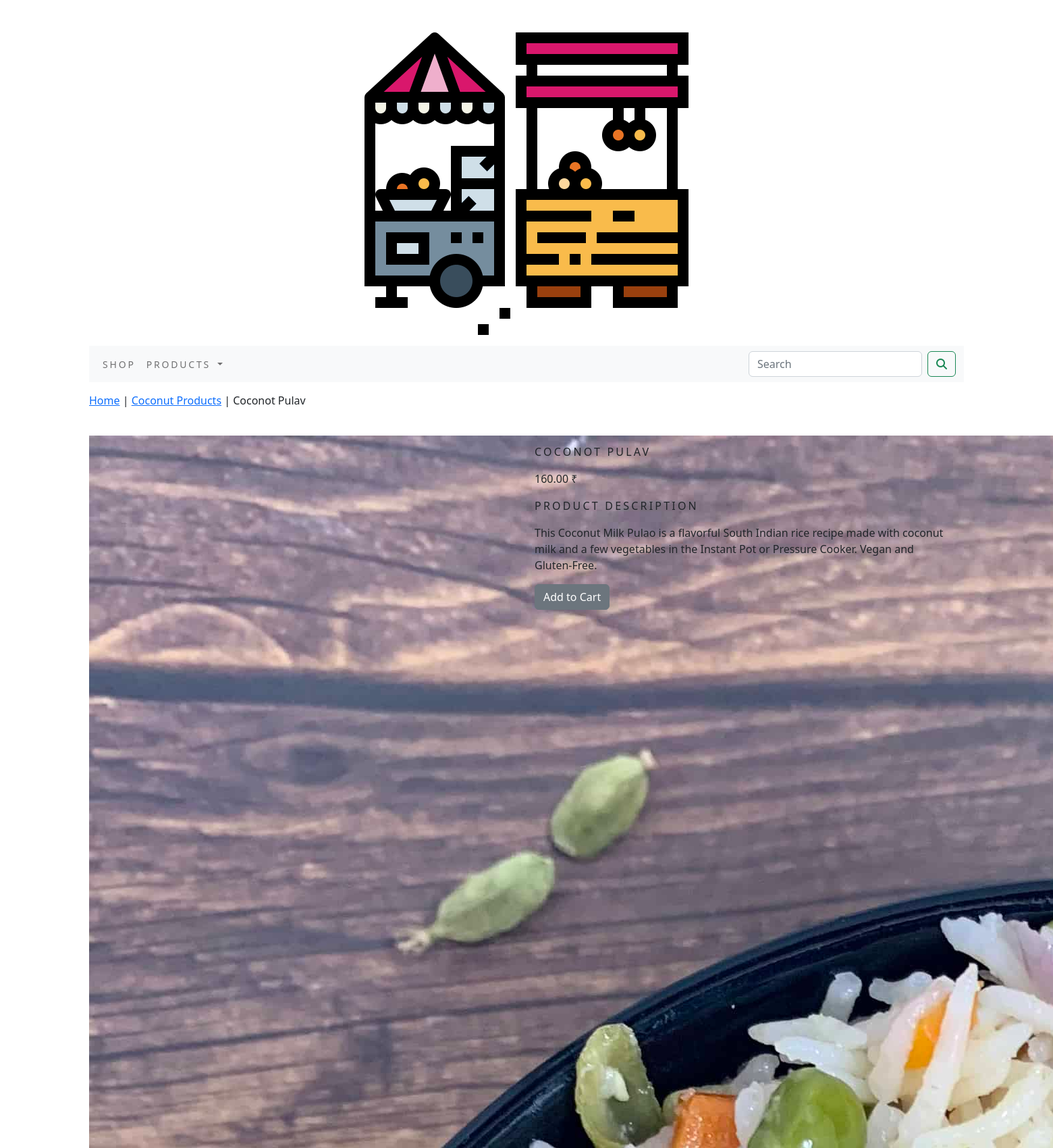
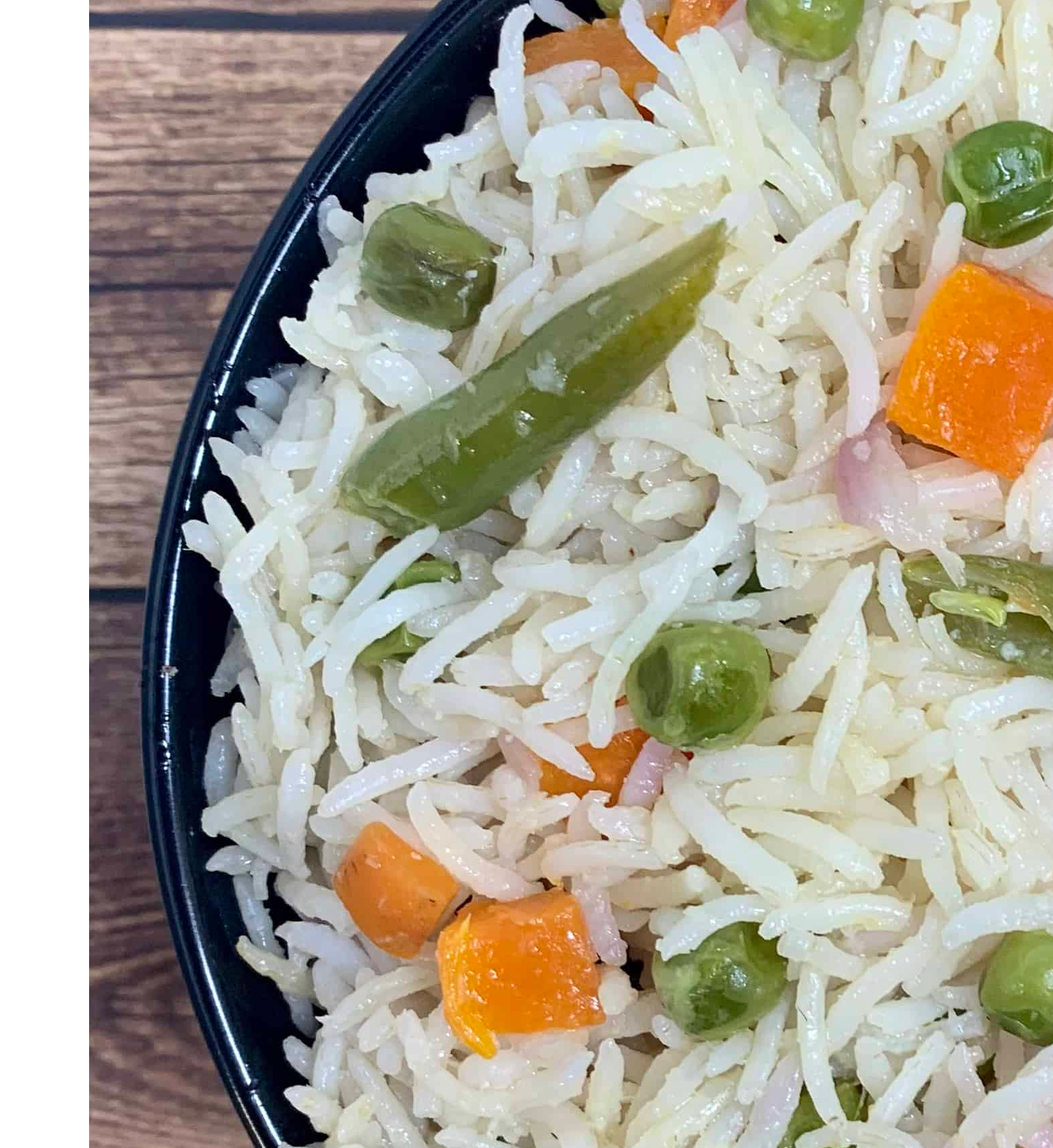
/shop/coconut-products/coconot-pulav (upper part), run on the app's committed database (2 pictures, top to bottom).
### shop/models.py (models this page shows, shortened)
class Product(models.Model):
    name = models.CharField(max_length=250, unique=True)
    slug = models.SlugField(max_length=250, unique=True)
    description = models.TextField(blank=True)
    price = models.DecimalField(max_digits=10, decimal_places=2)
    category = models.ForeignKey(Category, on_delete=models.CASCADE)
    image = models.ImageField(upload_to='product', blank=True)
    stock = models.IntegerField()
    available = models.BooleanField(default=True)
    created = models.DateTimeField(auto_now_add=True)
    updated = models.DateTimeField(auto_now=True)
    class Meta:
        ordering = ('name',)
        verbose_name = 'Product'
        verbose_name_plural = 'Products'

class Category(models.Model):
    name = models.CharField(max_length=250, unique=True)
    slug = models.SlugField(max_length=250, unique=True)
    description = models.TextField(blank=True)
    image = models.ImageField(upload_to='category')
    class Meta:
        ordering = ('name',)
        verbose_name = 'Category'
        verbose_name_plural = 'Categories'
    def get_url(self):
        return reverse('shop:products_by_category', args=[self.slug])
    def __str__(self):
        return '{}'.format(self.name)

### shop/views.py (the view)
# urls.py: path('<slug:c_slug>/<slug:p_slug>', views.proDetail, name='prodCategDetail')
def proDetail(request, p_slug, c_slug):
    try:
        product = Product.objects.get(category__slug=c_slug, slug=p_slug)
    except Exception as e:
        raise e
    return render(request, 'product.html', {'product': product})

### cart/context_processors.py (called while the page is built)
def counter(request):
    item_count=0
    if 'admin' in request.path:
        return '{}'
    else:
        try:
            cart=Cart.objects.filter(
                cart_id=_cart_id(request)
            )
            cart_items=CartItem.objects.all().filter(cart=cart[:1])
            for cart_item in cart_items:
                item_count += cart_item.quantity
        except Cart.DoesNotExist:
            item_count = 0
    return   dict(item_count=item_count)

### cart/views.py (called while the page is built)
def _cart_id(request):
    cart = request.session.session_key
    if not cart:
        cart = request.session.create()
    return cart

### shop/context_processors.py (called while the page is built)
def menu_links(request):
    links = Category.objects.all()
    return dict(links=links)

### templates/product.html (shortened to what this page needs)
{% extends 'base.html' %}
{% load static %}
{% block content %}
<div class="row my_prod_row_class">
    <div class="mx_auto">
        <p><a href="{% url 'shop:allProdCat' %}">Home</a> | <a href="{{product.category.get_url}}">{{product.category}}</a> | {{product.name}} </p>
    </div>
<div class="container">
    <br>
    <div class="row">
        <div class="col-12 col-sm-12 col-md-12 col-lg-6 text-center">
            <div style="min-width:18rem">
                <img src="{{product.image.url}}" alt="{{product.name}}">
            </div>
        </div>
        <div class="col-12 col-sm-12 col-md-12 col-lg-6">
            <div>
                <h1 class="my_prod_title">{{product.name}}</h1>
                <p>{{product.price}} ₹</p>
                <p class="my_title">Product Description</p>
                {% if product.description != '' %}
                <p class="text-justify my_prod_text">{{product.description}}</p>
                {% else %}
                <p>This Product has no description</p>
                {% endif %}
                {% if product.stock <= 0 %}
                <p class="text-justify my_prod_text"><b>Out of Stock</b></p>
                {% else %}
                <a class="btn btn-secondary" href="{% url 'cart:add_cart' product.id %}">Add to Cart</a>
                {% endif %}
            </div>
        </div>
    </div>
</div>
</div>
{% endblock %}

### static/css/custom.css (style rules this page uses)
body { font-family: 'Playfair Display', serif; }
.my_title { font-size: 16px; text-transform: uppercase; letter-spacing: 0.2em; }
.my_prod_row_class { padding-top: 15px; padding-bottom: 20px; }
.my_prod_title { font-size: 16px; text-transform: uppercase; letter-spacing: 0.2em; padding-top:15px; padding-bottom:10px; }
.my_prod_text { padding-right: 20px; }

### data on the page
Product: category "Coconut Products", name "Coconot Pulav", image (picture), name "COCONOT PULAV", price "160.00", description "This Coconut Milk Pulao is a flavorful South Indian rice recipe made with coconut milk and a few vegetables in the Instant Pot or Pressure Cooker. Vegan and Gluten-Free."
